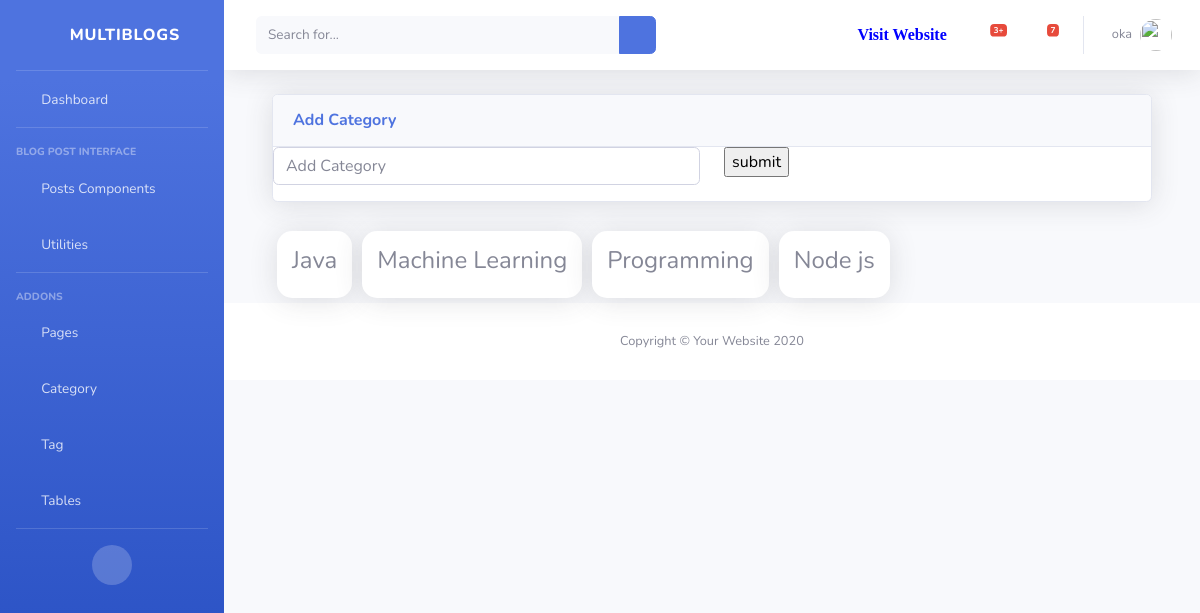
Page /dashboard/category/ (signed in) on the committed database.
### dashboard/models.py (models this page shows, shortened)
class Author(models.Model):
    author = models.OneToOneField(User, on_delete= models.CASCADE)
    email = models.EmailField(unique=True, blank=True, null=True)
    first_name = models.CharField(max_length=100, null=True, blank=True, verbose_name='First Name')
    last_name = models.CharField(max_length=100, null=True, blank=True,verbose_name='Last Name')
    designation = models.CharField(max_length=10, null=True)
    author_image = models.ImageField(upload_to='author/',verbose_name='Author Profile Image',blank=True, null=True)
    auth_status = models.CharField(max_length=100, null=True)
    class Meta:
        verbose_name_plural = 'Author'

### blog/models.py (models this page shows)
class Catagory(models.Model):
    name = models.CharField(max_length=200, null=True)
    slug = models.SlugField(null=True)
    image = models.CharField(max_length=300, null=True, blank=True )
    description = models.CharField(max_length=500, null=True,blank=True, verbose_name='Description')
    class Meta:
        verbose_name_plural = 'Catagory'
    def __str__(self):
        return str(self.name)

### dashboard/views.py (the view)
# urls.py: path('category/', views.CatagoryFunction.as_view(), name='category'),
class CatagoryFunction(View):
    @method_decorator(login_required(login_url='login'))
    def dispatch(self,request,*args,**kwargs):
        return super().dispatch(request,*args,**kwargs)
    def get(self, request,*args,**kwargs):
        catagory_obj = Catagory.objects.all().order_by('-id')
        context ={
            'catagory':catagory_obj
        }
        return render(request,'dashboard/catagory/catagory.html', context)

### blog/context_processors.py (called while the page is built)
def globalVariable(request):
    category = Catagory.objects.all()\
        .annotate(post_count=Count('blog'))\
        .filter(blog__isnull=False)\
        .order_by('-post_count')[:4]
    category_count = category.count()
    context = {
        'category':category,
        'cat_count':category_count
        }
    return context

### templates/dashboard/catagory/catagory.html (shortened to what this page needs)
{% extends 'dashboard/base/base.html' %}
{% block body %}
<div class="container-fluid">
    <div class="card shadow mb-4">
        <div class="card-header py-3">
            <h6 class="m-0 font-weight-bold text-primary">Add Category</h6>
        </div>
    <form action="{% url 'add_category' %}" method="POST">
        <div class="row">
            <div class="col">
                <div class="form-group">
                <input type="text" class="form-control" placeholder="Add Category" name="catagory">
                </div>
            </div>
            <div class="col">
                <input type="submit" value="submit">
            </div>
        </div>
    </form>
</div>
    <div class="category_wrap">
        {% for cat in catagory %}
        <div class="category">
            <h4>{{cat}}</h4>
        </div>
        {% endfor %}
    </div>
</div>
{% endblock %}

### templates/dashboard/base/base.html (shortened to what this page needs)
<!DOCTYPE html>
<html lang="en">
    {% load static %}
    {% load humanize %}
<head>
    {% load static %}
    <link href="{% static  'vendor/fontawesome-free/css/all.min.css' %}" rel="stylesheet" type="text/css">
    <link href="{% static 'css/sb-admin-2.min.css' %}" rel="stylesheet">
</head>
<body id="page-top">
    <div id="wrapper">
        <ul class="navbar-nav bg-gradient-primary sidebar sidebar-dark accordion" id="accordionSidebar">
            <a class="sidebar-brand d-flex align-items-center justify-content-center" href="index.html">
                <div class="sidebar-brand-icon rotate-n-15">
                    <i class="fas fa-laugh-wink"></i>
                </div>
                <div class="sidebar-brand-text mx-3">MultiBlogs</div>
            </a>
            <hr class="sidebar-divider my-0">
            {%  url 'dashboard' as url %}
            <li class="nav-item {% if request.path == url %} active {% endif %}">
                <a class="nav-link" href="{{ url }}">
                    <i class="fas fa-fw fa-tachometer-alt"></i>
                    <span>Dashboard</span></a>
            </li>
            <hr class="sidebar-divider">
            <div class="sidebar-heading">
                Blog Post Interface
            </div>
            <li class="nav-item">
                <a class="nav-link collapsed" href="#" data-toggle="collapse" data-target="#collapseTwo"
                    aria-expanded="true" aria-controls="collapseTwo">
                    <i class="fas fa-fw fa-cog"></i>
                    <span> Posts Components</span>
                </a>
            </li>
            <li class="nav-item">
                <a class="nav-link collapsed" href="#" data-toggle="collapse" data-target="#collapseUtilities"
                    aria-expanded="true" aria-controls="collapseUtilities">
                    <i class="fas fa-fw fa-wrench"></i>
                    <span>Utilities</span>
                </a>
            </li>
            <hr class="sidebar-divider">
            <div class="sidebar-heading">
                Addons
            </div>
            <li class="nav-item">
                <a class="nav-link collapsed" href="#" data-toggle="collapse" data-target="#collapsePages"
                    aria-expanded="true" aria-controls="collapsePages">
                    <i class="fas fa-fw fa-folder"></i>
                    <span>Pages</span>
                </a>
            </li>
            <li class="nav-item">
                <a class="nav-link" href="{% url 'category' %}">
                    <i class="fas fa-fw fa-chart-area"></i>
                    <span>Category</span></a>
            </li>
            <li class="nav-item">
                <a class="nav-link" href="{% url 'tag' %}">
                    <i class="fas fa-fw fa-chart-area"></i>
                    <span>Tag</span></a>
            </li>
            <li class="nav-item">
                <a class="nav-link" href="tables.html">
                    <i class="fas fa-fw fa-table"></i>
                    <span>Tables</span></a>
            </li>
            <hr class="sidebar-divider d-none d-md-block">
            <div class="text-center d-none d-md-inline">
                <button class="rounded-circle border-0" id="sidebarToggle"></button>
            </div>
        </ul>
        <div id="content-wrapper" class="d-flex flex-column">
            <div id="content">
                <nav class="navbar navbar-expand navbar-light bg-white topbar mb-4 static-top shadow">
                    <form
                        class="d-none d-sm-inline-block form-inline mr-auto ml-md-3 my-2 my-md-0 mw-100 navbar-search">
                        <div class="input-group">
                            <input type="text" class="form-control bg-light border-0 small" placeholder="Search for..."
                                aria-label="Search" aria-describedby="basic-addon2">
                            <div class="input-group-append">
                                <button class="btn btn-primary" type="button">
                                    <i class="fas fa-search fa-sm"></i>
                                </button>
                            </div>
                        </div>
                    </form>
                    <ul class="navbar-nav ml-auto">
                        <li class="nav-item mx-1"> <a class="nav-link" style="color:blue" href="{% url 'home' %}" target="_blank"> <i class="fa fa-link"> Visit Website</i> </a></li>
                        <li class="nav-item dropdown no-arrow mx-1">
                            <a class="nav-link dropdown-toggle" href="#" id="alertsDropdown" role="button"
                                data-toggle="dropdown" aria-haspopup="true" aria-expanded="false">
                                <i class="fas fa-bell fa-fw"></i>
                                <span class="badge badge-danger badge-counter">3+</span>
                            </a>
                        </li>
                        <li class="nav-item dropdown no-arrow mx-1">
                            <a class="nav-link dropdown-toggle" href="#" id="messagesDropdown" role="button"
                                data-toggle="dropdown" aria-haspopup="true" aria-expanded="false">
                                <i class="fas fa-envelope fa-fw"></i>
                                <span class="badge badge-danger badge-counter">7</span>
                            </a>
                        </li>
                        <li class="nav-item dropdown no-arrow">
                            <a class="nav-link dropdown-toggle" href="#" id="userDropdown" role="button"
                                data-toggle="dropdown" aria-haspopup="true" aria-expanded="false">
                                <span class="mr-2 d-none d-lg-inline text-gray-600 small">{{ user.author.author.username }}</span>
                                {% if user.author.author_image %}
                                <img class="img-profile rounded-circle"
                                    src="{{ user.author.author_image.url }}">
                                {% else %}
                                <img class="img-profile rounded-circle" src="https://www.pngarts.com/files/11/Avatar-PNG-Transparent-Image.png" alt="">
                                {% endif %}
                            </a>
                        </li>
                    </ul>
                </nav>
                <div class="container-fluid">
                {% block body %}{% endblock %}
            </div>
            <footer class="sticky-footer bg-white" style="bottom: 0;">
                <div class="container my-auto">
                    <div class="copyright text-center my-auto">
                        <span>Copyright &copy; Your Website 2020</span>
                    </div>
                </div>
            </footer>
        </div>
    </div>
</body>
</html>

### rows in the picture
Catagory: name "Java"
Catagory: name "Machine Learning"
Catagory: name "Programming"
Catagory: name "Node js"

### other values in the picture
{{ user.author.author.username }} "oka"
